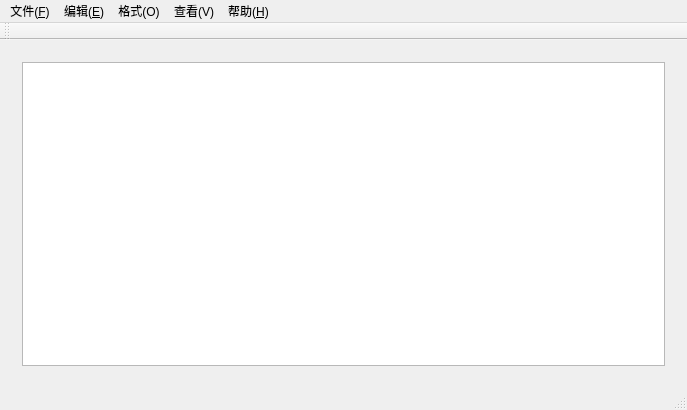
<?xml version="1.0" encoding="UTF-8"?>
<ui version="4.0">
 <class>MainWindow</class>
 <widget class="QMainWindow" name="MainWindow">
  <property name="geometry">
   <rect>
    <x>0</x>
    <y>0</y>
    <width>687</width>
    <height>410</height>
   </rect>
  </property>
  <property name="windowTitle">
   <string>MainWindow</string>
  </property>
  <property name="windowIcon">
   <iconset>
    <normaloff>C:/Users/war/Desktop/2016-03-06_101125.png</normaloff>C:/Users/war/Desktop/2016-03-06_101125.png</iconset>
  </property>
  <widget class="QWidget" name="centralWidget">
   <layout class="QGridLayout" name="gridLayout_2">
    <item row="0" column="0">
     <widget class="QWidget" name="horizontalWidget" native="true">
      <property name="sizePolicy">
       <sizepolicy hsizetype="Expanding" vsizetype="Expanding">
        <horstretch>0</horstretch>
        <verstretch>0</verstretch>
       </sizepolicy>
      </property>
      <layout class="QHBoxLayout" name="horizontalLayout">
       <item>
        <widget class="QTextEdit" name="textEdit">
         <property name="styleSheet">
          <string notr="true"/>
         </property>
        </widget>
       </item>
      </layout>
     </widget>
    </item>
   </layout>
  </widget>
  <widget class="QMenuBar" name="menuBar">
   <property name="geometry">
    <rect>
     <x>0</x>
     <y>0</y>
     <width>687</width>
     <height>23</height>
    </rect>
   </property>
   <widget class="QMenu" name="menu_F">
    <property name="title">
     <string>文件(&amp;F)</string>
    </property>
    <addaction name="action_new"/>
    <addaction name="action_open"/>
    <addaction name="action_save"/>
    <addaction name="action_Asave"/>
    <addaction name="separator"/>
    <addaction name="action_U"/>
    <addaction name="action_P"/>
    <addaction name="separator"/>
    <addaction name="action_exit"/>
   </widget>
   <widget class="QMenu" name="menu_E">
    <property name="title">
     <string>编辑(&amp;E)</string>
    </property>
    <addaction name="action_Z"/>
    <addaction name="separator"/>
    <addaction name="action_cut"/>
    <addaction name="action_copy"/>
    <addaction name="action_paste"/>
    <addaction name="action_del"/>
    <addaction name="separator"/>
    <addaction name="action_all"/>
   </widget>
   <widget class="QMenu" name="menu_O">
    <property name="title">
     <string>格式(O)</string>
    </property>
    <addaction name="action_W"/>
    <addaction name="separator"/>
    <addaction name="action_font"/>
    <addaction name="action_color"/>
   </widget>
   <widget class="QMenu" name="menu_V">
    <property name="title">
     <string>查看(V)</string>
    </property>
    <addaction name="action_S_2"/>
   </widget>
   <widget class="QMenu" name="menu_H">
    <property name="title">
     <string>帮助(&amp;H)</string>
    </property>
    <addaction name="action_help"/>
    <addaction name="separator"/>
    <addaction name="action_about"/>
   </widget>
   <addaction name="menu_F"/>
   <addaction name="menu_E"/>
   <addaction name="menu_O"/>
   <addaction name="menu_V"/>
   <addaction name="menu_H"/>
  </widget>
  <widget class="QToolBar" name="mainToolBar">
   <attribute name="toolBarArea">
    <enum>TopToolBarArea</enum>
   </attribute>
   <attribute name="toolBarBreak">
    <bool>false</bool>
   </attribute>
  </widget>
  <widget class="QStatusBar" name="statusBar"/>
  <action name="action_new">
   <property name="text">
    <string>新建(&amp;N)</string>
   </property>
  </action>
  <action name="action_open">
   <property name="text">
    <string>打开(&amp;O)</string>
   </property>
  </action>
  <action name="action_save">
   <property name="text">
    <string>保存(&amp;S)</string>
   </property>
   <property name="shortcut">
    <string>Ctrl+S</string>
   </property>
  </action>
  <action name="action_Asave">
   <property name="text">
    <string>
另存为(A)</string>
   </property>
  </action>
  <action name="action_U">
   <property name="text">
    <string>页面设置(&amp;U)</string>
   </property>
  </action>
  <action name="action_P">
   <property name="text">
    <string>打印(&amp;P)</string>
   </property>
  </action>
  <action name="action_exit">
   <property name="text">
    <string>退出(X)</string>
   </property>
  </action>
  <action name="action_help">
   <property name="text">
    <string>查看帮助(&amp;H)</string>
   </property>
  </action>
  <action name="action_about">
   <property name="text">
    <string>关于记事本(A)</string>
   </property>
  </action>
  <action name="action_S_2">
   <property name="text">
    <string>状态栏(S)</string>
   </property>
  </action>
  <action name="action_W">
   <property name="checkable">
    <bool>true</bool>
   </property>
   <property name="checked">
    <bool>true</bool>
   </property>
   <property name="text">
    <string>自动换行(&amp;W)</string>
   </property>
  </action>
  <action name="action_font">
   <property name="text">
    <string>字体(F)</string>
   </property>
  </action>
  <action name="action_Z">
   <property name="text">
    <string>撤销(&amp;Z)</string>
   </property>
   <property name="shortcut">
    <string>Ctrl+Z</string>
   </property>
  </action>
  <action name="action_cut">
   <property name="text">
    <string>剪切(&amp;T)</string>
   </property>
   <property name="shortcut">
    <string>Ctrl+X</string>
   </property>
  </action>
  <action name="action_copy">
   <property name="text">
    <string>复制(&amp;C)</string>
   </property>
   <property name="shortcut">
    <string>Ctrl+C</string>
   </property>
  </action>
  <action name="action_paste">
   <property name="text">
    <string>粘贴(&amp;V)</string>
   </property>
   <property name="shortcut">
    <string>Ctrl+V</string>
   </property>
  </action>
  <action name="action_del">
   <property name="text">
    <string>删除(&amp;L)</string>
   </property>
  </action>
  <action name="action_all">
   <property name="text">
    <string>全选(&amp;A)</string>
   </property>
   <property name="shortcut">
    <string>Ctrl+A</string>
   </property>
  </action>
  <action name="action_color">
   <property name="text">
    <string>颜色(C)</string>
   </property>
  </action>
 </widget>
 <layoutdefault spacing="6" margin="11"/>
 <resources/>
 <connections>
  <connection>
   <sender>action_copy</sender>
   <signal>triggered()</signal>
   <receiver>textEdit</receiver>
   <slot>copy()</slot>
   <hints>
    <hint type="sourcelabel">
     <x>-1</x>
     <y>-1</y>
    </hint>
    <hint type="destinationlabel">
     <x>71</x>
     <y>86</y>
    </hint>
   </hints>
  </connection>
  <connection>
   <sender>action_cut</sender>
   <signal>triggered()</signal>
   <receiver>textEdit</receiver>
   <slot>cut()</slot>
   <hints>
    <hint type="sourcelabel">
     <x>-1</x>
     <y>-1</y>
    </hint>
    <hint type="destinationlabel">
     <x>71</x>
     <y>86</y>
    </hint>
   </hints>
  </connection>
  <connection>
   <sender>action_del</sender>
   <signal>triggered()</signal>
   <receiver>textEdit</receiver>
   <slot>cut()</slot>
   <hints>
    <hint type="sourcelabel">
     <x>-1</x>
     <y>-1</y>
    </hint>
    <hint type="destinationlabel">
     <x>71</x>
     <y>86</y>
    </hint>
   </hints>
  </connection>
  <connection>
   <sender>action_paste</sender>
   <signal>triggered()</signal>
   <receiver>textEdit</receiver>
   <slot>paste()</slot>
   <hints>
    <hint type="sourcelabel">
     <x>-1</x>
     <y>-1</y>
    </hint>
    <hint type="destinationlabel">
     <x>71</x>
     <y>86</y>
    </hint>
   </hints>
  </connection>
  <connection>
   <sender>action_Z</sender>
   <signal>triggered()</signal>
   <receiver>textEdit</receiver>
   <slot>undo()</slot>
   <hints>
    <hint type="sourcelabel">
     <x>-1</x>
     <y>-1</y>
    </hint>
    <hint type="destinationlabel">
     <x>71</x>
     <y>86</y>
    </hint>
   </hints>
  </connection>
  <connection>
   <sender>action_all</sender>
   <signal>triggered()</signal>
   <receiver>textEdit</receiver>
   <slot>selectAll()</slot>
   <hints>
    <hint type="sourcelabel">
     <x>-1</x>
     <y>-1</y>
    </hint>
    <hint type="destinationlabel">
     <x>71</x>
     <y>86</y>
    </hint>
   </hints>
  </connection>
 </connections>
</ui>
